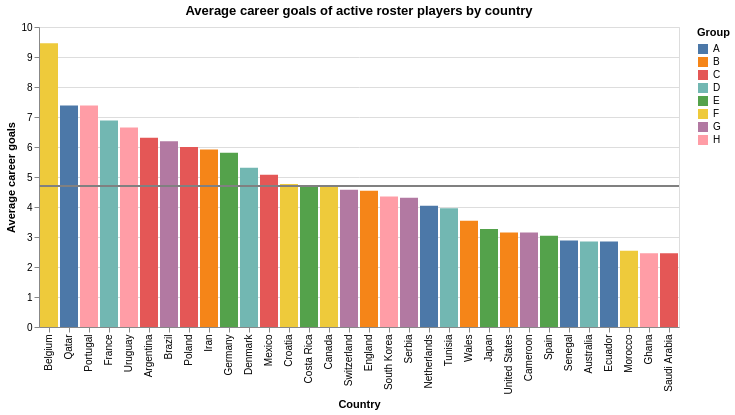

Here is the Vega-Lite specification saved for this chart:
### Vega-Lite specification from a JSON file in a GitHub repository (floating-point values rounded to 4 significant figures; data arrays with more than 128 entries replaced by an {"elided": "..."} marker saying what was removed)
{"config": {"view": {"continuousWidth": 400, "continuousHeight": 300}}, "layer": [{"mark": "bar", "encoding": {"color": {"field": "Group", "legend": {"orient": "right", "titleOrient": "top"}, "type": "nominal"}, "tooltip": [{"field": "Country", "type": "nominal"}, {"field": "Group", "type": "nominal"}, {"aggregate": "average", "field": "Total_Career_Goals", "format": ".2f", "type": "quantitative"}, {"aggregate": "sum", "field": "Total_Career_Goals", "type": "quantitative"}], "x": {"field": "Country", "sort": "-y", "type": "nominal"}, "y": {"aggregate": "average", "field": "Total_Career_Goals", "title": "Average career goals", "type": "quantitative"}}, "selection": {"selector113": {"type": "interval", "bind": "scales", "encodings": ["x", "y"]}, "selector112": {"type": "interval", "encodings": ["x"]}, "selector111": {"type": "single", "fields": ["Group"], "bind": {"input": "select", "options": ["A", "B", "C", "D", "E", "F", "G", "H"], "name": "Group"}}}, "title": "Average career goals of active roster players by country", "transform": [{"filter": {"selection": "selector111"}}]}, {"mark": {"type": "rule", "color": "gray"}, "encoding": {"size": {"value": 2}, "y": {"aggregate": "mean", "field": "Total_Career_Goals", "type": "quantitative"}}, "transform": [{"filter": {"selection": "selector112"}}]}], "data": {"name": "data-4d89b89e7063d39a110e65dffbf39698"}, "$schema": "https://vega.github.io/schema/vega-lite/v4.17.0.json", "datasets": {"data-4d89b89e7063d39a110e65dffbf39698": {"elided": "831 records"}}}
